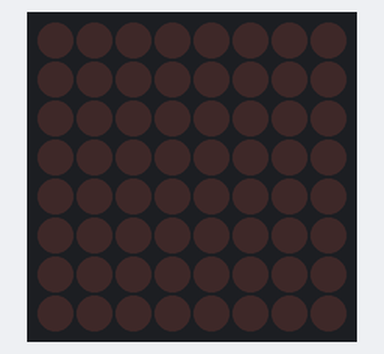
The sketch below on a simulated Arduino Uno, built with avr-gcc and run on an emulated ATmega328P. Parts: 8×8 LED matrix. What the sketch prints to the serial monitor is not drawn.

Above: at 0.1 s.
At 1.1 s:
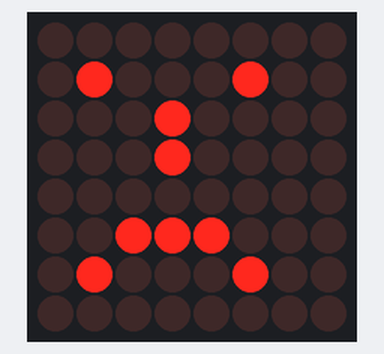
At 3.6 s:
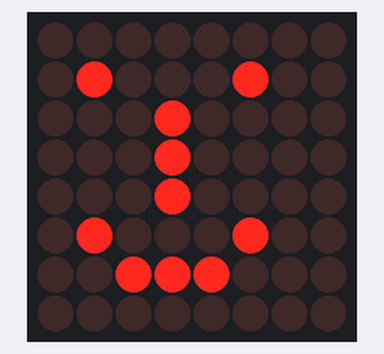

The sketch:

matrix1.ino
```cpp
/*
 *   Play pong on an 8x8 matrix - project from itopen.it
 */

#include <LedControl.h>


byte sad[] = {
B00000000,
B01000100,
B00010000,
B00010000,
B00000000,
B00111000,
B01000100,
B00000000
};

byte smile[] = {
B00000000,
B01000100,
B00010000,
B00010000,
B00010000,
B01000100,
B00111000,
B00000000
};


LedControl lc = LedControl(13,12,11,1);


void setSprite(byte *sprite){
    for(int r = 0; r < 8; r++){
        lc.setRow(0, r, sprite[r]);
    }
}

void gameOver() {
    setSprite(sad);
    delay(1500);
    lc.clearDisplay(0);
}

void gameYes() {
    setSprite(smile);
    delay(1500);
    lc.clearDisplay(0);
}


void setup() {
  // The MAX72XX is in power-saving mode on startup,
  // we have to do a wakeup call
  lc.shutdown(0,false);
  // Set the brightness to a medium values
  lc.setIntensity(0, 8);
  // and clear the display
  lc.clearDisplay(0);
  randomSeed(analogRead(0));

  Serial.begin(9600);
  Serial.println("Started");

}

void loop() {
    delay(1000);
    gameOver();
    delay(1000);
    gameYes();
    }
```

Measured:
- by itself, everything shown: repeats every 5.0 s, in 4 steps
- what the display in image 1 shows lasts 1.5 s, from 1.0 s to 2.5 s
